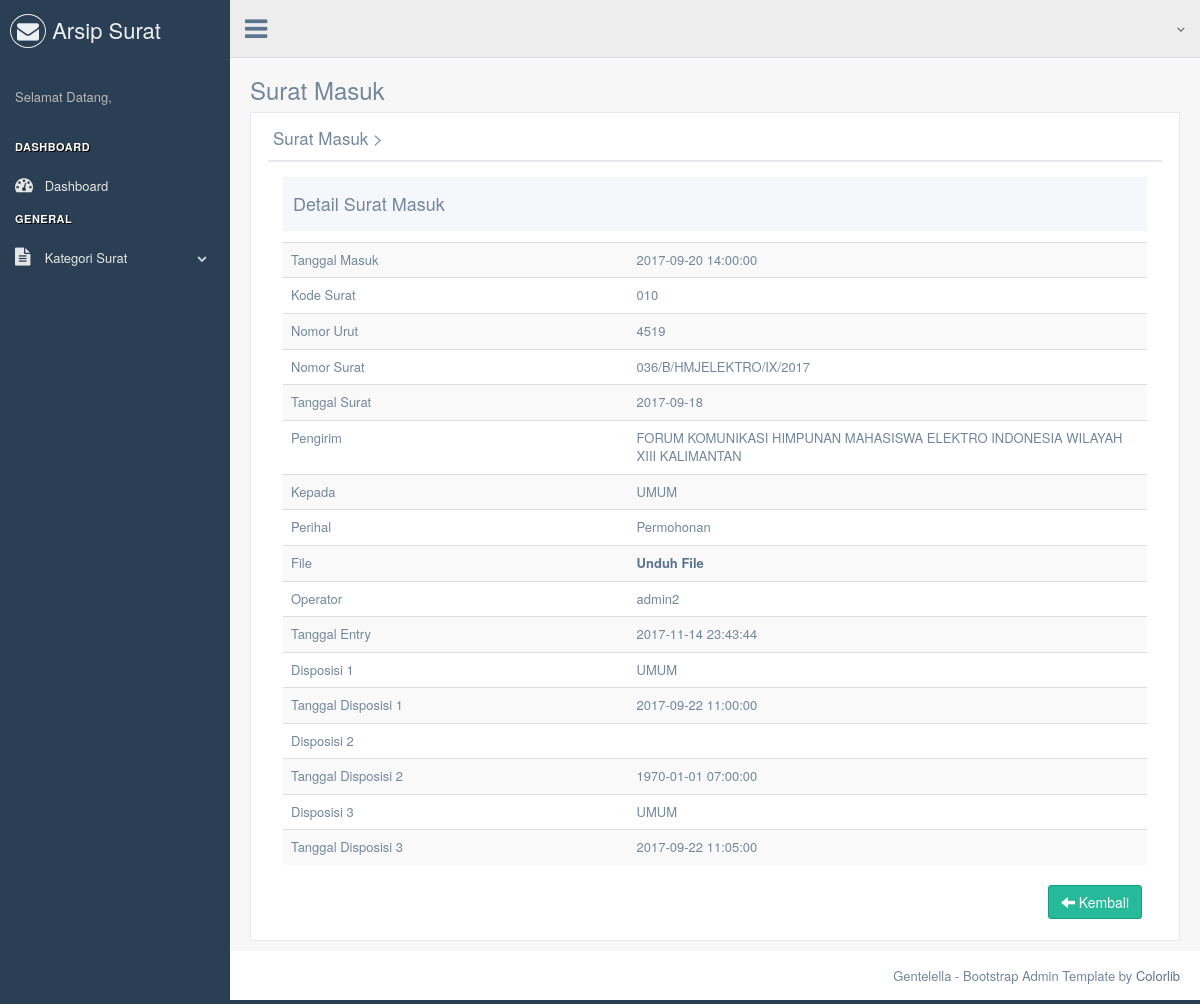
Page /admin/detail_suratmasuk?id_suratmasuk=3 on the committed database.
### tables this page shows
CREATE TABLE `tb_suratmasuk` (
  `id_suratmasuk` int(11) NOT NULL,
  `tanggalmasuk_suratmasuk` datetime NOT NULL DEFAULT current_timestamp(),
  `kode_suratmasuk` varchar(10) NOT NULL,
  `nomorurut_suratmasuk` varchar(7) NOT NULL,
  `nomor_suratmasuk` varchar(25) NOT NULL,
  `tanggalsurat_suratmasuk` date NOT NULL,
  `pengirim` varchar(255) NOT NULL,
  `kepada_suratmasuk` varchar(255) NOT NULL,
  `perihal_suratmasuk` text NOT NULL,
  `file_suratmasuk` varchar(255) NOT NULL,
  `operator` varchar(50) NOT NULL,
  `tanggal_entry` datetime NOT NULL DEFAULT current_timestamp(),
  `disposisi1` varchar(50) NOT NULL,
  `tanggal_disposisi1` datetime NOT NULL,
  `disposisi2` varchar(50) NOT NULL,
  `tanggal_disposisi2` datetime NOT NULL,
  `disposisi3` varchar(50) NOT NULL,
  `tanggal_disposisi3` datetime NOT NULL
);

### application/controllers/Admin.php (called while the page is built, shortened)
<?php defined('BASEPATH') OR exit('No direct script access allowed');
class Admin extends CI_Controller{
    function __construct(){
        $this->load->model("suratmasuk_model");
        $this->load->model("suratkeluar_model");
        $this->load->model("arsipsuratmasuk_model");
        $this->load->model("arsipsuratkeluar_model");
        $this->load->model("bagian_model");
        $this->load->model("admin_model");
        $this->load->model("tu_model");
    }
    public function detail_suratmasuk()
    {
        $this->load->view('suratmasuk/detail_suratmasuk');
    }
}

### index.php (called while the page is built, shortened)
<?php
require_once BASEPATH.'core/CodeIgniter.php';

### application/views/suratmasuk/detail_suratmasuk.php (the view, shortened to what this page needs)
<!DOCTYPE html>
<html lang="en">
  <head>
  </head>
  <body class="nav-md">
    <div class="container body">
      <div class="main_container">
        <div class="right_col" role="main">
          <div class="">
            <div class="page-title">
              <div class="title_left">
                <h3>Surat Masuk</h3>
              </div>
            </div>
            <div class="clearfix"></div>
            <div class="row">
              <div class="col-md-12 col-sm-12 col-xs-12">
                <div class="x_panel">
                  <div class="x_title">
                    <h2>Surat Masuk ><small>Detail Surat Masuk</small></h2>
                    <div class="clearfix"></div>
                  </div>
                     <?php
                     $id		= $this->db->escape_str($_GET['id_suratmasuk']);
                     $sql  		= $this->db->query("SELECT * FROM tb_suratmasuk where id_suratmasuk='".$id."'");
                     $data 		= $sql->row_array();?>
                  <div class="x_content">
                    <div class="col-md-12 col-sm-12 col-xs-12">
                      <div class="profile_title">
                        <div class="col-md-6">
                          <h2>Detail Surat Masuk </h2>
                        </div>
                      </div>
                      <div class="x_content">
                    </div>
                    <table class="table table-striped">
                      <tbody>
                        <tr>
                          <td width="40%">Tanggal Masuk</td>
                          <td><?php echo $data['tanggalmasuk_suratmasuk']?></td>
                        </tr>
                        <tr>
                          <td>Kode Surat</td>
                          <td><?php echo $data['kode_suratmasuk']?></td>
                        </tr>
                        <tr>
                          <td>Nomor Urut</td>
                          <td><?php echo $data['nomorurut_suratmasuk']?></td>
                        </tr>
                        <tr>
                          <td>Nomor Surat</td>
                          <td><?php echo $data['nomor_suratmasuk']?></td>
                        </tr>
                        <tr>
                          <td>Tanggal Surat</td>
                          <td><?php echo $data['tanggalsurat_suratmasuk']?></td>
                        </tr>
                        <tr>
                          <td>Pengirim</td>
                          <td><?php echo $data['pengirim']?></td>
                        </tr>
                        <tr>
                          <td>Kepada</td>
                          <td><?php echo $data['kepada_suratmasuk']?></td>
                        </tr>
                        <tr>
                          <td>Perihal</td>
                          <td><?php echo $data['perihal_suratmasuk']?></td>
                        </tr>
                        <tr>
                          <td>File</td>
                          <td><a href= "<?= base_url('public/surat_masuk/'.$data['file_suratmasuk'].'')?>"><b>Unduh File</b></a></td>
                        </tr>
                        <tr>
                          <td>Operator</td>
                          <td><?php echo $data['operator']?></td>
                        </tr>
                        <tr>
                          <td>Tanggal Entry</td>
                          <td><?php echo $data['tanggal_entry']?></td>
                        </tr>
                        <tr>
                          <td>Disposisi 1</td>
                          <td><?php echo $data['disposisi1']?></td>
                        </tr>
                        <tr>
                          <td>Tanggal Disposisi 1</td>
                          <td><?php echo $data['tanggal_disposisi1']?></td>
                        </tr>
                        <tr>
                          <td>Disposisi 2</td>
                          <td><?php echo $data['disposisi2']?></td>
                        </tr>
                        <tr>
                          <td>Tanggal Disposisi 2</td>
                          <td><?php echo $data['tanggal_disposisi2']?></td>
                        </tr>
                         <tr>
                          <td>Disposisi 3</td>
                          <td><?php echo $data['disposisi3']?></td>
                        </tr>
                        <tr>
                          <td>Tanggal Disposisi 3</td>
                          <td><?php echo $data['tanggal_disposisi3']?></td>
                        </tr>
                      </tbody>
                    </table>
                    <div class="text-right">
                   <a href="<?= base_url('admin/suratmasuk') ?>" class="btn btn-success"><span class="glyphicon glyphicon-arrow-left"></span> Kembali</a></div>
                  </div>
                    </div>
                  </div>
                </div>
              </div>
            </div>
          </div>
        </div>
        <footer>
          <div class="pull-right">
            Gentelella - Bootstrap Admin Template by <a href="https://colorlib.com">Colorlib</a>
          </div>
          <div class="clearfix"></div>
        </footer>
      </div>
  </body>
</html>

### rows in the picture
tb_suratmasuk: tanggalmasuk_suratmasuk "2017-09-20 14:00:00", kode_suratmasuk "010", nomorurut_suratmasuk "4519", nomor_suratmasuk "036/B/HMJELEKTRO/IX/2017", tanggalsurat_suratmasuk "2017-09-18", pengirim "FORUM KOMUNIKASI HIMPUNAN MAHASISWA ELEKTRO INDONESIA WILAYAH XIII KALIMANTAN", kepada_suratmasuk "UMUM", perihal_suratmasuk "Permohonan", operator "admin2", tanggal_entry "2017-11-14 23:43:44", disposisi1 "UMUM", tanggal_disposisi1 "2017-09-22 11:00:00", tanggal_disposisi2 "1970-01-01 07:00:00", disposisi3 "UMUM", tanggal_disposisi3 "2017-09-22 11:05:00"
